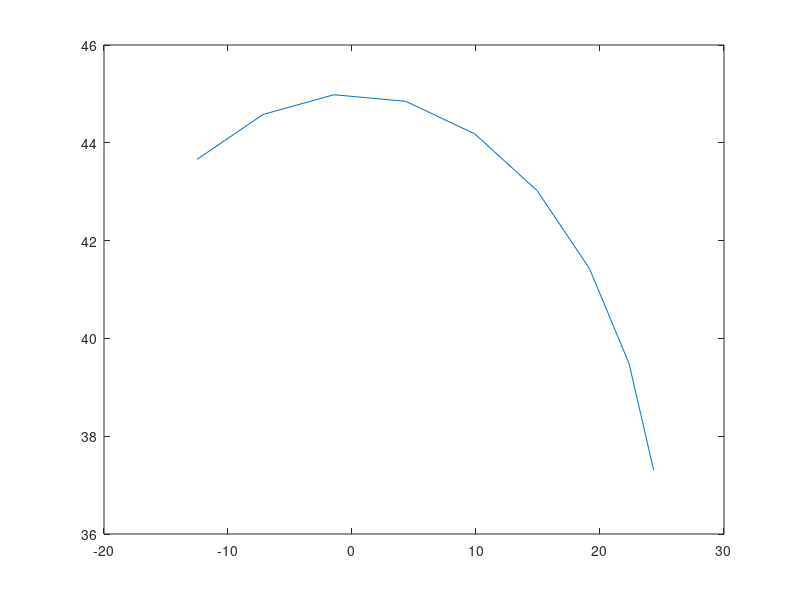

Write MATLAB code to recreate this figure. (Note: this script raises an error after producing the figure.)
%proviamo ad ottimizzare l'initial guess calcolando dei valori migliori per
%gli angoli 

clear all
close all
clc

%% definiamo dei punti di interesse
C = [0,35];
R1 = 25;
R2 = 10;

for i=1:9
    Points(i,1)=C(1)+R1*cosd(120*i/9);
    Points(i,2)=C(2)+R2*sind(120*i/9);
end

plot(Points(:,1),Points(:,2))


%% impostiamo la soluzione di primo tentativo del problema (l'initial guess)

% geometria QA
X(1) = 0;   %xa 
X(2) = 0;   %ya
X(3) = 130; %xd
X(4) = 0;   %yd
X(5) = 30;  %L1
X(6) = 90;  %L2
X(7) = 110; %L3
X(8) = 20;	%Lp
X(9) = 65;  %tk


% % angoli
% % data una geometria, trovo gli angoli calcolando la chiusura e cercando 
% % la posa che minimizza la disanza dai punti obiettivo


% sistemo gl input
l1 = X(5);
l2 = X(6);
l3 = X(7);
l4 = norm([X(1),X(2)]-[X(3),X(4)]);
Origin = [X(1),X(2)];
frame_angle = atan2d(X(4)-X(2),X(3)-X(1));
Lp = X(8);
tk = X(9);

% setto i limiti
lb = [-400];
ub = [400];

theta1 = 10; %initial guess

%ottimizzo la distanza per ciasun punto
[m,n] = size(Points);
for i=1:m
    %ottimizzatore
    f = @(theta1)closure_minimizing_initialpoint_distance(theta1,l1,l2,l3,l4,Origin,frame_angle,Lp,tk,Points(i,:),true);
    [theta1_opt_up,eval_up] = fmincon(f,theta1,[],[],[],[],lb,ub);
    f = @(theta1)closure_minimizing_initialpoint_distance(theta1,l1,l2,l3,l4,Origin,frame_angle,Lp,tk,Points(i,:),false);
    [theta1_opt1_down,eval_down] = fmincon(f,theta1,[],[],[],[],lb,ub);

    if eval_up < eval_down
        [theta2, theta3] = position_analysis_byth1(theta1_opt_up,l1,l2,l3,l4,true);
        theta1 = theta1_opt_up;
        err(i)=eval_up;
    else
        [theta2, theta3] = position_analysis_byth1(theta1_opt1_down,l1,l2,l3,l4,false);
        theta1 = theta1_opt1_down;
        err(i)=eval_up;
    end

    %salvo i risultati
    t1(i) = theta1+frame_angle; 
    t2(i) = theta2+frame_angle;
    t3(i) = theta3+frame_angle;
end

for j=1:9
    X(9+1 +(j-1)*3) = t1(j); 
	X(9+2 +(j-1)*3) = t2(j); 
	X(9+3 +(j-1)*3) = t3(j); 
end

%% risolvo il sistema di equazioni
options = optimoptions(@fsolve,'MaxIterations',5000,'MaxFunctionEvaluations',5000,'DiffMaxChange',150)
f = @(X)QA_by_9PT_noexp(X,Points);
[x,eval] = fsolve(f,X,options);

eval

x(1:9)'



%% visualizzo il meccanismo

% per semplicità, riposizione e rioriento il sistema di riferimento in modo
% che l'origine sia in A e che l'asse x coincida con il quarto membro

%trovo la matrice di rotazione per centrare il QA

v = [x(3),x(4)]-[x(1),x(2)];
v = v/norm(v);

R = [v(1),-v(2),x(1);
    v(2), v(1),x(2);
    0,0,1];
R = inv(R);

d = R* [x(3),x(4),1]'

% trasformo i punti nel nuovo riferimento
Points(:,3)=1;
Rotated_points = R*Points';


%plotto
R1 = norm(x(5)); 
R2 = norm(x(6)); 
R3 = norm(x(7)); 
R4 = norm(d(1)); 
Cu = norm(x(8))*cosd(x(9)); 
Cv = norm(x(8))*sind(x(9)); 

FourBar_plot(R1,R2,R3,R4,Cu,Cv,Rotated_points')
